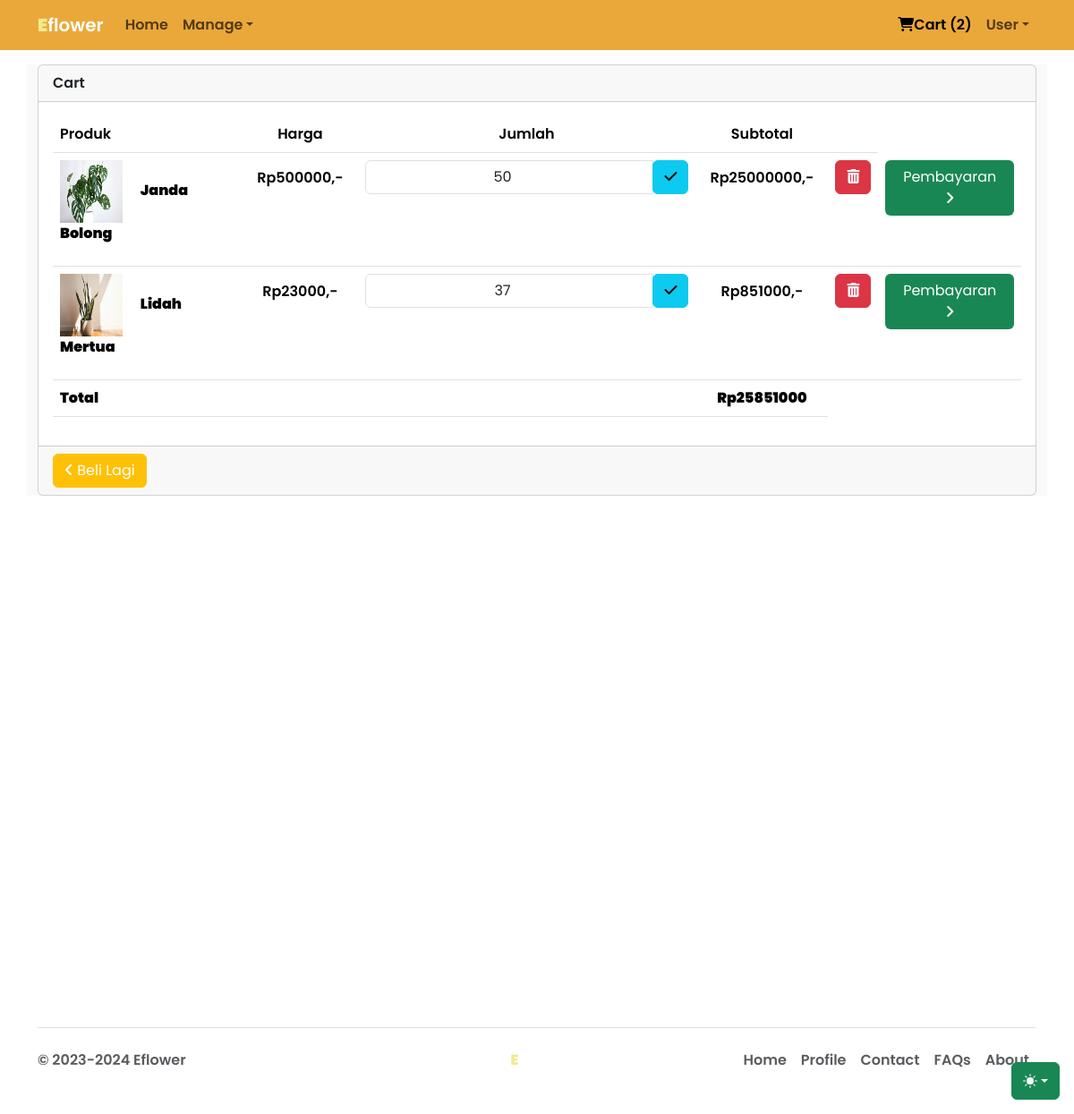
Screenshot of /cart.php (signed in) with the database file from the repository.
### tables this page shows
CREATE TABLE `cart` (
  `idcart` int(255) NOT NULL,
  `orderid` varchar(100) NOT NULL,
  `id_user` char(8) NOT NULL,
  `tglorder` timestamp NOT NULL DEFAULT current_timestamp(),
  `status` varchar(50) NOT NULL DEFAULT 'Cart'
);

CREATE TABLE `produk` (
  `id_produk` char(8) NOT NULL,
  `nama_produk` varchar(255) NOT NULL,
  `id_pemilik` char(8) DEFAULT NULL,
  `kategori` char(50) NOT NULL,
  `deskripsi` longtext NOT NULL,
  `harga` decimal(10,0) NOT NULL,
  `gambar` varchar(255) NOT NULL,
  `rate` int(5) NOT NULL,
  `tgl_buat` timestamp NOT NULL DEFAULT current_timestamp(),
  `qty` int(11) DEFAULT NULL,
  `slug` varchar(255) DEFAULT NULL,
  `status` enum('aktif','nonaktif') DEFAULT NULL,
  `di_edit` timestamp NOT NULL DEFAULT current_timestamp()
);

CREATE TABLE `detailorder` (
  `detailid` char(11) NOT NULL,
  `orderid` varchar(100) NOT NULL,
  `id_produk` char(8) NOT NULL,
  `qty` int(11) NOT NULL
);

### cart.php (the view, shortened to what this page needs)
<?php
include 'functions/data-connect.php';
$sesi_id = $_SESSION['id'];
?>
<!DOCTYPE html>
<html lang="en" data-bs-theme="auto">
	<head>
		<link
			rel="stylesheet"
			href="https://cdn.jsdelivr.net/npm/@docsearch/css@3" />
		<link
			href="assets/libs/bootstrap/css/bootstrap.min.css"
			rel="stylesheet" />
		<link rel="stylesheet" href="assets/libs/fontawesome/css/all.min.css" />
		<link rel="stylesheet" href="assets/css-native/app.css" />
	</head>
	<body>
		<div
			class="dropdown position-fixed bottom-0 end-0 mb-3 me-3 bd-mode-toggle">
			<button
				class="btn btn-success py-2 dropdown-toggle d-flex align-items-center"
				id="bd-theme"
				type="button"
				aria-expanded="false"
				data-bs-toggle="dropdown"
				aria-label="Toggle theme (auto)">
				<svg class="bi my-1 theme-icon-active" width="1em" height="1em">
					<use href="#circle-half"></use>
				</svg>
			</button>
		</div>
		<nav class="navbar navbar-expand-md fixed-top bg-leaf">
			<div class="container-fluid container">
				<a class="navbar-brand text-leaf fw-bolder" href="#"
					>E<span class="text-white">flower</span></a
				>
				<div class="collapse navbar-collapse" id="navbarCollapse">
					<ul class="navbar-nav me-auto mb-2 mb-md-0">
						<li class="nav-item">
							<a class="nav-link" aria-current="page" href=".">Home</a>
						</li>
						<li class="nav-item dropdown">
							<a
								href="#"
								class="nav-link dropdown-toggle"
								id="dropdown-1"
								data-bs-toggle="dropdown"
								aria-haspopup="true"
								aria-expanded="false"
								>Manage</a
							>
						</li>
					</ul>
					<ul class="navbar-nav">
						<li class="nav-item">
							<?php
								$query = "SELECT * FROM cart
								JOIN detailorder ON cart.orderid = detailorder.orderid
								JOIN produk ON detailorder.id_produk = produk.id_produk WHERE cart.status = 'Cart' AND cart.id_user = '$sesi_id'";
								$query_conn = mysqli_query($connection, $query);
								$jml_array = mysqli_num_rows($query_conn);
							?>
							<a href="cart.php" class="nav-link active"
								><i class="fas fa-shopping-cart"></i>Cart (<span><?= $jml_array; ?></span>)</a
							>
						</li>
						<li class="nav-item dropdown">
							<a
								href="#"
								class="nav-link dropdown-toggle"
								id="dropdown-2"
								data-bs-toggle="dropdown"
								aria-haspopup="true"
								aria-expanded="false"
								>User</a
							>
						</li>
					</ul>
				</div>
			</div>
		</nav>
		<main role="main" class="container">
			<div class="row">
				<div class="col-md-12 bg-blur">
					<div class="card md-3">
						<div class="card-header">Cart</div>
						<div class="card-body">
							<table class="table">
								<thead>
									<tr>
										<th scope="col">Produk</th>
										<th scope="col" class="text-center">Harga</th>
										<th scope="col" class="text-center">Jumlah</th>
										<th scope="col" class="text-center">Subtotal</th>
										<th scope="col"></th>
									</tr>
								</thead>
								<?php
								if($jml_array){
									$count_loop = 0;
									$total = 0;
									while($data = mysqli_fetch_array($query_conn)){
								?>
								<tbody>
									<tr>
										<td scope="row">
											<p>
												<img src="<?php if(empty($data['gambar'])){
													echo 'https://placeholder.co/100x70';
												}else{
													echo $data['gambar'];
												}
												?>" alt="" width="70" height="70" />
												<strong class="ms-3"><?= $data['nama_produk']; ?></strong>
											</p>
										</td>
										<td class="p-3 text-center">Rp<?=
										$data['harga'];
										?>,-</td>
										<td>
											<form action="">
												<div class="input-group">
													<?php
													$orderid = $data['orderid'];
													$query3 = mysqli_query($connection, "SELECT * FROM detailorder WHERE orderid = '$orderid'");
													$get_data = mysqli_fetch_array($query3);
													?>
													<input
														type="number"
														class="form-control text-center"
														value="<?php echo $get_data['qty']; ?>" />
													<div class="input-append-clas">
														<button class="btn btn-info" type="submit">
															<i class="fas fa-check"></i>
														</button>
													</div>
												</div>
											</form>
										</td>
										<td class="text-center p-3">Rp<?php
										$harga = $data['harga'];
										$jml_beli = $get_data['qty'];
										$subtotal = $harga * $jml_beli;
											$total += $subtotal;
										echo $subtotal;
										?>,-</td>
										<td>
											<form action="functions/remove-from-cart.php" method="post">
												<button class="btn btn-danger" type="submit">
													<i class="fas fa-trash-alt"></i>
												</button>
											</form>
										</td>
										<td>
										<a href="checkout.php?id_order=<?= $data['orderid']; ?>" class="btn bg-success float-end text-white">Pembayaran <i class="fas fa-angle-right"></i></a>
										</td>
										<?php $count_loop++; }
										 } ?>
                                        <tr>
                                            <td colspan="3"><strong>Total</strong></td>
                                            <td class="text-center"><strong>Rp<?php
										echo $total;
										?>
                                        </tr>
									</tr>
								</tbody>
							</table>
						</div>
                        <div class="card-footer">
                            <a href="." class="btn btn-warning float-start text-white"><i class="fas fa-angle-left"></i> Beli Lagi</a>
                        </div>
					</div>
				</div>
			</div>
		</main>
		<?php include 'footer.php'; ?>
	</body>
</html>

### assets/css-native/app.css (style rules this page uses)
body { min-height: 75rem; padding-top: 4.5rem; }
* { font-family: "Poppins", sans-serif; font-weight: 600; font-style: normal; }
.bi { vertical-align: -0.125em; fill: currentColor; }
.bd-mode-toggle { z-index: 1500; }
.text-leaf { color: #f1eb90; }
.bg-leaf { background-color: #EBA83A; color: #ffff; }
.bg-blur { backdrop-filter: blur(15px); background: rgba(225, 225, 225, 0.2); }

### rows the page displays
cart: produk.gambar (picture), produk.nama_produk "Janda Bolong", produk.harga "500000", qty "50", produk.harga "25000000"
cart: produk.gambar (picture), produk.nama_produk "Lidah Mertua", produk.harga "23000", qty "37", produk.harga "851000"

### other values shown
$jml_array "2"
$total "25851000"
